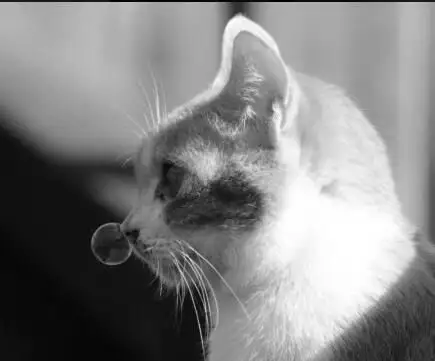
#> input picture studentNo_122106010768/cat.jpg, 435 x 361 px
$ jupyter execute point_operation.ipynb
#> lines starting #> are read from the running program, lines starting #| are printed output that depends on the picture
[cell 1]
#  姓名：王安文
#  学号：122106010768
#  作业名：点运算实验
#  课程：图像分析基础
#  作业实现内容：线性点运算 + 分段线性点运算 + 非线性点运算
import numpy as np
import cv2
import sys
import matplotlib.pyplot as plt


# 线性点运算实现灰度反转  s = 255-r
def linear_point(img):
    height = img.shape[0]
#> height = 361
    width = img.shape[1]
#> width = 435
    result = np.zeros((height, width), np.uint8)
    for i in range(height):
        for j in range(width):
            gray = -(img[i, j])+255
            result[i, j] = np.uint8(gray)
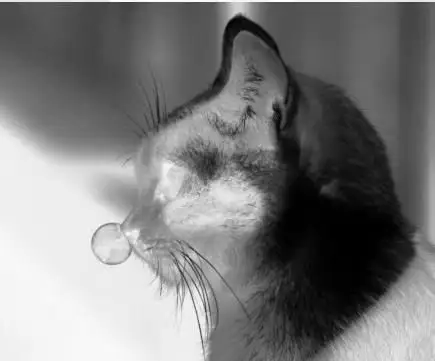
#> result: shape (361, 435); min 0, max 255, mean 123.9
    return result

# 分段线性点运算实现
# <=80灰度值,灰度扩展，S1 = 2*r+60; >80灰度值，灰度压缩，S2 =  0.2*r
def piece_wise_linear(img):
    height = img.shape[0]
#> height = 361
    width = img.shape[1]
#> width = 435
    result = np.zeros((height, width), np.uint8)
    for i in range(height):
        for j in range(width):
            if img[i, j] <= 80:
                result[i, j] = 2*img[i, j]+60
            else:
                result[i, j] = 0.2*img[i, j]
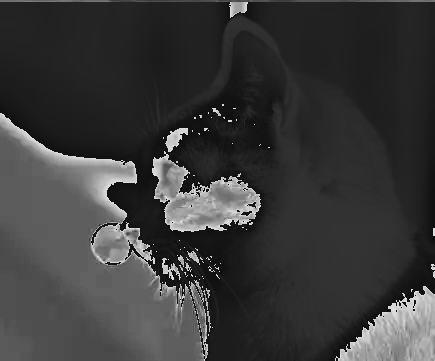
#> result: shape (361, 435); min 16, max 220, mean 58
    return result

# 非线性点运算实现幂次变换  r=0.5 c=1
def non_linear_point(img):
    result = img ** 0.5
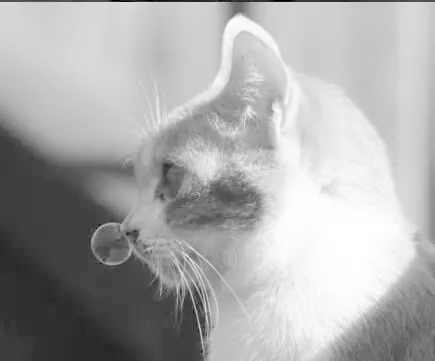
#> result: shape (361, 435) float64; min 0, max 15.97, mean 10.73; drawn with min black and max white
    result = np.uint8(result * 255 / np.max(result))
    return result

if __name__ == "__main__":
    # ------------调用三种点运算函数查看结果---------------#
    img_in = cv2.imread("cat.jpg", 0)
    linear_point_img = linear_point(img_in)
    piece_wise_linear_img = piece_wise_linear(img_in)
    non_linear_point_img = non_linear_point(img_in)

    # 展示图片效果
    plt.figure(figsize=(11, 11))
    plt.subplot(221), plt.imshow(img_in, cmap='gray')
    plt.title('original_img'), plt.axis('off')
    plt.subplot(222), plt.imshow(linear_point_img, cmap='gray'),
    plt.title('linear_point'), plt.axis('off')
    plt.subplot(223), plt.imshow(piece_wise_linear_img, cmap='gray'),
    plt.title('piece_wise_linear'), plt.axis('off')
    plt.subplot(224), plt.imshow(non_linear_point_img, cmap='gray'),
    plt.title('no_linear_point'), plt.axis('off')
    plt.show()
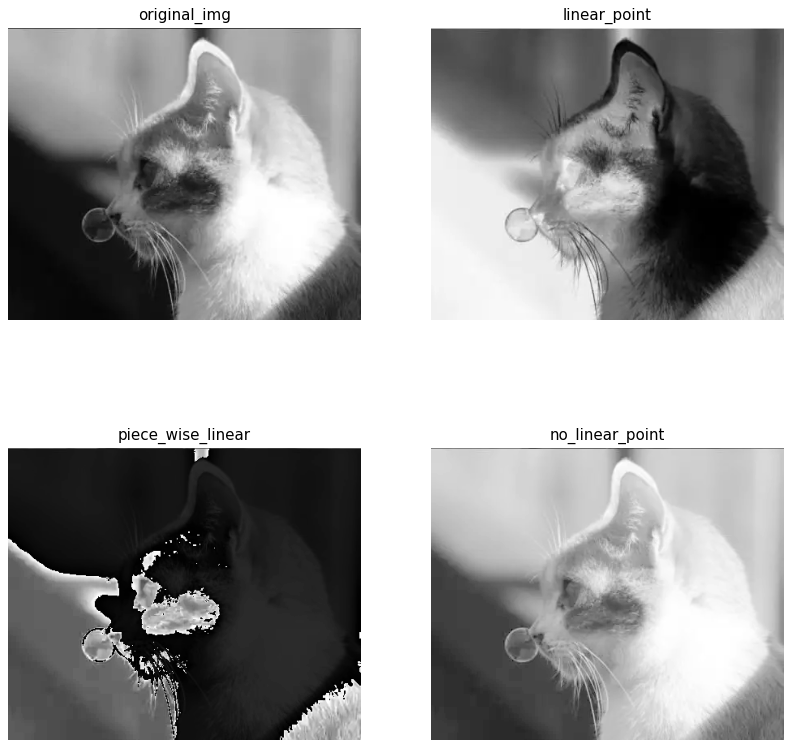
#> figure drawn by matplotlib, 4 panels

$ run again, with studentNo_122106010768/defog.jpg copied over studentNo_122106010768/cat.jpg
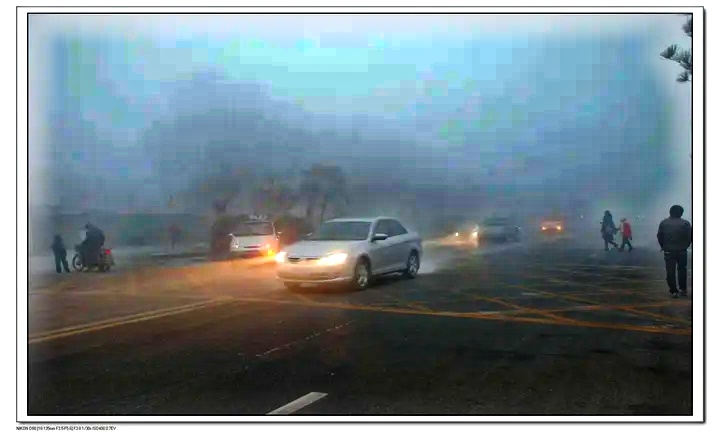
#> input picture studentNo_122106010768/defog.jpg, 720 x 435 px
#> after the loop in piece_wise_linear, `for i in range(height):`:
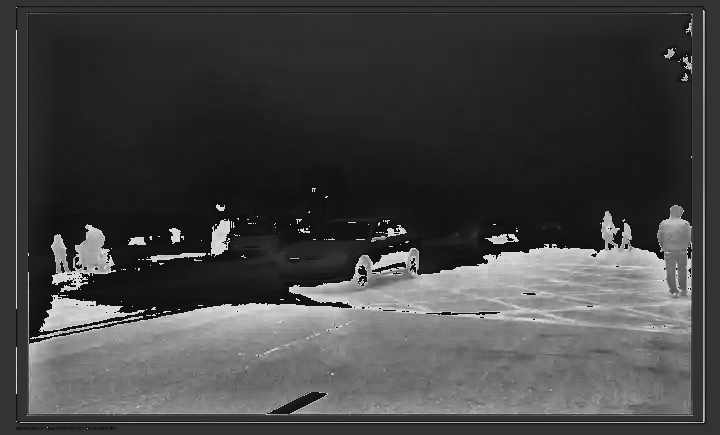
#> result: shape (435, 720); min 16, max 220, mean 67.1
#> in non_linear_point, `result = img ** 0.5`:
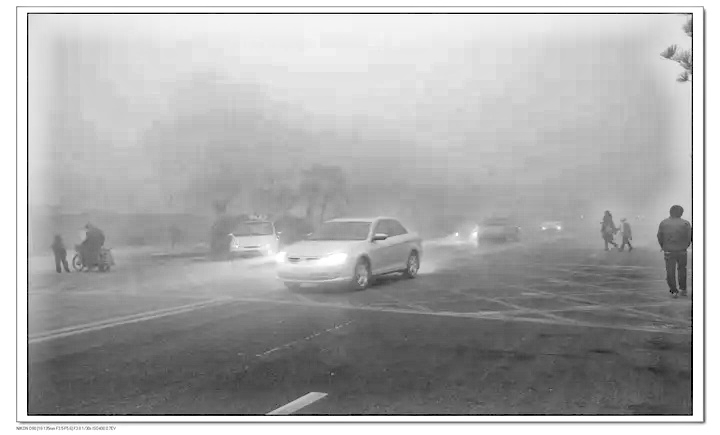
#> result: shape (435, 720) float64; min 0, max 15.97, mean 10.76; drawn with min black and max white
